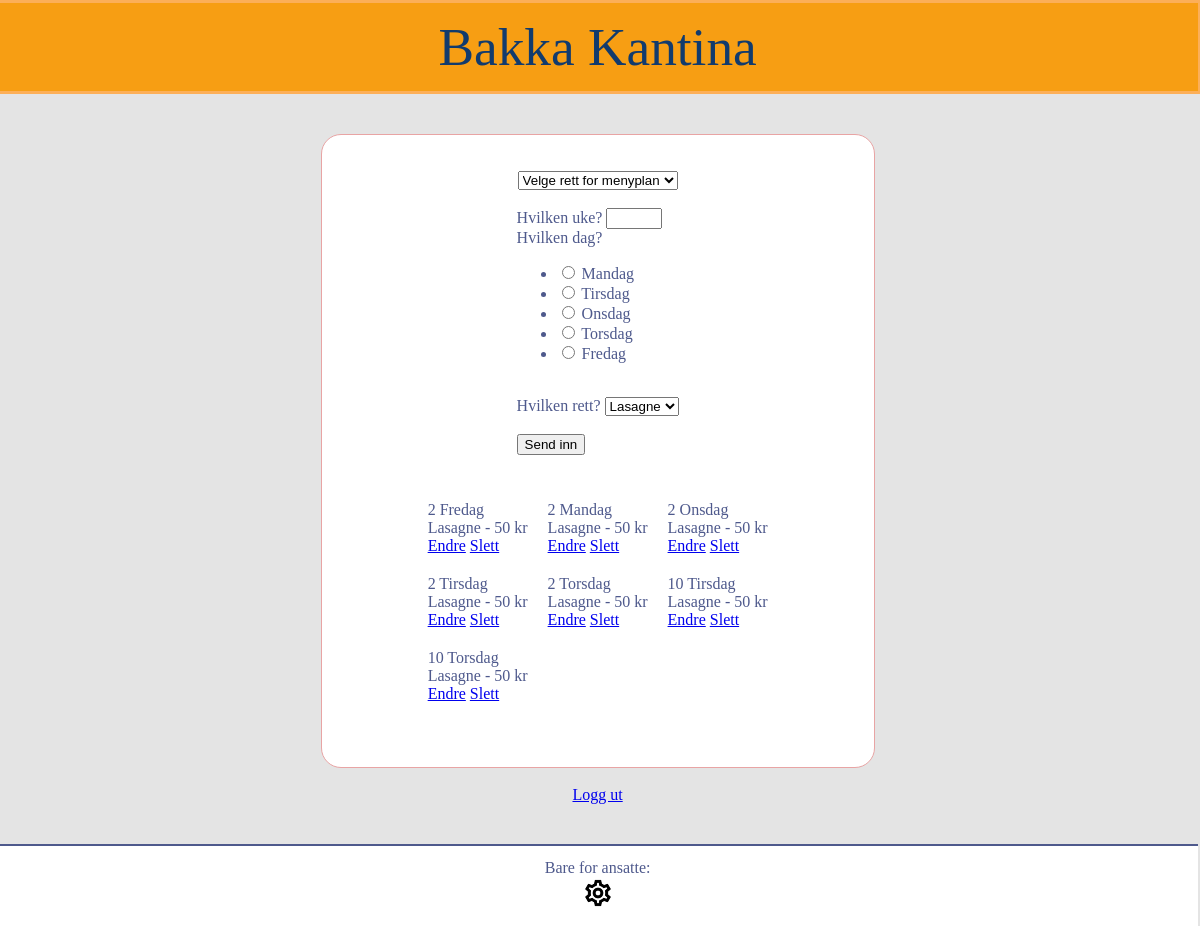
The app's page /retter (signed in) with its own data.
### app.py (models this page shows)
class DagPlan(db.Model):
    id = db.Column(db.Integer, primary_key=True)
    week = db.Column(db.Integer, nullable=False)
    day = db.Column(db.String(7), nullable=False)
    dishname = db.Column(db.String(100), nullable=False)
    price = db.Column(db.String(10), nullable=False)

### app.py (the view, shortened to what this page needs)
@app.route('/retter', methods=['POST', 'GET'])
@login_required
def retter():
    hForm = DagRettForm()
    smForm = SmallForm()
    dagForm = DagPlanForm()
    if dagForm.validate_on_submit():
        dishname = dagForm.dish.data
        dish = HovedRetter.query.get_or_404(dishname)
        new_rett = DagPlan(week=dagForm.week.data, day=dagForm.day.data, dishname=dish.name, price=dish.price)
        try:
            db.session.add(new_rett)
            db.session.commit()
            print("success")
            return redirect('/retter')
        except Exception as e:
            print(new_rett)
            print(e)
            return "There was error"
    else:
        smretter = SmVare.query.order_by(SmVare.id)
        dager = DagPlan.query.order_by(DagPlan.week, DagPlan.day)
        return render_template("retter.html", smretter=smretter, dager=dager, hForm=hForm, smForm=smForm, dagForm=dagForm)

### app.py
class DagRettForm(FlaskForm):
    week = IntegerField("Hvilken uke?", [DataRequired(), NumberRange(min=1, max=51)])
    day = RadioField("Hvilken dag?", [DataRequired()], choices=[(0, "Mandag"), (1, "Tirsdag"), (2, "Onsdag"), (3, "Torsdag"), (4, "Fredag")])
    name = StringField("Navn på retten:", [DataRequired()])
    price = StringField("Pris:", [DataRequired()])
    submit = SubmitField("Send inn")

class SmallForm(FlaskForm):
    name = StringField("Navn på varen:", [DataRequired()])
    drink = BooleanField("Er det en drikke?")
    price = StringField("Pris:", [DataRequired()])
    submit = SubmitField("Send inn")

### app.py (called while the page is built)
@login_manager.user_loader
def load_user(user_id):
    return Bruker.query.get(int(user_id))

### templates/retter.html (shortened to what this page needs)
<!DOCTYPE html>
<html lang="en">
    <head>
        <link rel= "stylesheet" type= "text/css" href="{{ url_for('static', filename='styles/login.css') }}">
    </head>
<body>
    <div id="container">
        <div id="nav">
            <a href="{{url_for('index')}}" class="link">
                <span id="head">Bakka Kantina</span>
            </a>
        </div>
        <div class="rettbox1">
            <select name="ch-form" id="form-valg" value="1" onchange="ChangeForm()">
                <option value="0">Velge rett for menyplan</option>
            </select>
            <br>
            <div id="DagForm" class="formses">
                <form action="/retter" method="POST" class="menyform">
                    {{ dagForm.week.label }}
                    {{ dagForm.week() }}
                    <br>
                    {{ dagForm.day.label }}
                    {{ dagForm.day() }}
                    <br>
                    {{ dagForm.dish.label }}
                    {{ dagForm.dish() }}
                    <br><br>
                    {{ dagForm.submit() }}
                </form>
            </div>
            <br><br>
            <div id="dager" class="listes">
                {% for dag in dager %}
                <div class="item">
                    <span>{{ dag.week }} {{ dag.day }}</span>
                    <div>
                    <span>
                        {{ dag.dishname }} - {{ dag.price }}
                    </span>
                </div>
                    <div>
                    <a href="{{ url_for('dUpdate', id=dag.id)}}">Endre</a>
                    <a href="{{ url_for('dDelete', id=dag.id)}}">Slett</a>
                    </div>
                </div>
                {% endfor %}
                <br>
            </div>
            <br>
        </div>
<br>
        <div>
            <a href="{{ url_for('logout')}}">Logg ut</a>
        </div>
        <div id="footer">
            <span class="footertext">Bare for ansatte:</span>
            <a href="{{url_for('user')}} " class="footertext">
                <img src="{{ url_for('static', filename='img/settings.png') }}">
            </a>
        </div>
    </div>
</body>
</html>

### static/styles/login.css (style rules this page uses)
:root { --bg: #e4e4e4; --header: #F79E13; --headtext: #123B6D; --maintext: #4E598C; --border: #E8A4A4; --oraborder: #F0B267; --headborder: #FCAF58; }
body { background-color: var(--bg); font-family: 'Futura'; color: var(--maintext); }
#container { position: absolute; top: 0; left: 0; display: flex; flex-direction: column; justify-content: space-between; align-items: center; width: 99.6vw; min-height: 100vh; }
#nav { width: 100vw; height: 11vh; background-color: var(--header); color: var(--headtext); font-size: 40pt; display: flex; justify-content: center; align-items: center; border: 3px solid var(--headborder); margin-bottom: 5vh; }
.rettbox1 { background-color: #ffffff; border: 1px solid var(--border); border-radius: 20px; width: fit-content; height: fit-content; padding: 3vw; min-width: 40vw; max-width: 50vw; min-height: 45vh; position: relative; color: var(--maintext); display: flex; flex-direction: column; justify-content: center; align-items: center; }
#footer { position: static; bottom: 0px; left: 0px; right: 0px; width: 100vw; height: 10vh; background-color: #fff; border-top: 2px solid var(--maintext); display: flex; flex-direction: column; justify-content: center; align-items: center; margin-top: 5vh; flex-shrink: 0; }
.footertext { width: fit-content; }
.link { color: inherit; text-decoration: none; }
.listes { display: grid; grid-template-columns: auto auto auto; }
.item { margin: 10px; }

### records on screen
DagPlan: week "2", day "Fredag", dishname "Lasagne", price "50 kr"
DagPlan: week "2", day "Mandag", dishname "Lasagne", price "50 kr"
DagPlan: week "2", day "Onsdag", dishname "Lasagne", price "50 kr"
DagPlan: week "2", day "Tirsdag", dishname "Lasagne", price "50 kr"
DagPlan: week "2", day "Torsdag", dishname "Lasagne", price "50 kr"
DagPlan: week "10", day "Tirsdag", dishname "Lasagne", price "50 kr"
DagPlan: week "10", day "Torsdag", dishname "Lasagne", price "50 kr"

### other values on screen
{{ dagForm.week.label }} "Hvilken uke?"
{{ dagForm.day.label }} "Hvilken dag?"
{{ dagForm.dish.label }} "Hvilken rett?"
